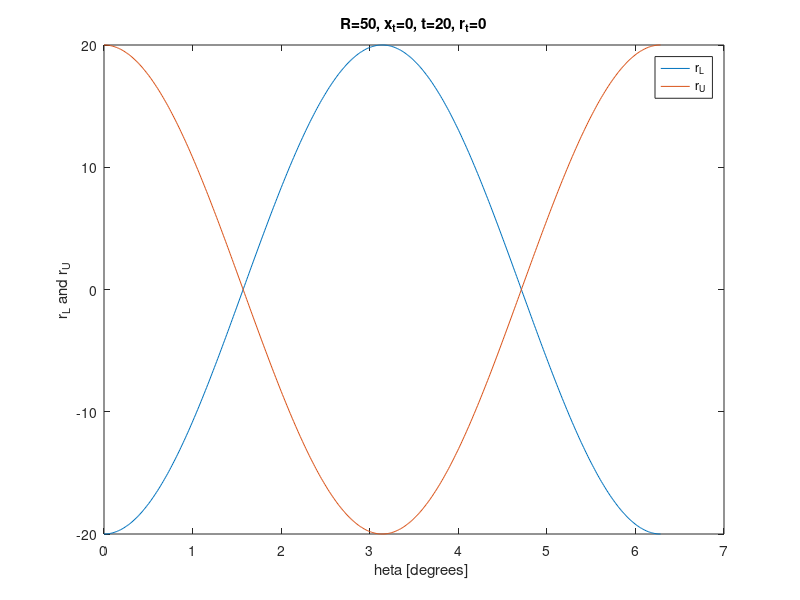

Reproduce this figure in MATLAB.
clc; clear all;
%% Initilization
R = 50; % Radius of circle where lines are generated
nB = 10;    % Number of Lines

xt = 0; yt = 0;   % Coordinates of test point
t = 20;    %distance to nearest intersection

theta = linspace(eps,2*pi,500);

ff1 = @(xt,t,yt,theta) sqrt(yt^2 + (xt-t)^2)*cos(atan(yt/(xt-t)) + theta);
ff2 = @(xt,t,yt,theta) sqrt(yt^2 + (xt+t)^2)*cos(atan(yt/(xt+t)) + theta);

xx1 = ff1(xt,t,yt,theta);
xx2 = ff2(xt,t,yt,theta);

xx1(xx1>R)=R;
xx2(xx2>R)=R;
xx1(xx1<-R)=-R;
xx2(xx2<-R)=-R;   

if xt-t<=0
    xx1=-xx1;
end
if xt+t<=0
    xx2=-xx2;
end

figure;
plot(theta,xx1)
hold on
plot(theta,xx2)
hold off 
str = sprintf('R=%d, x_t=%d, t=%d, r_t=%d', R, xt, t, yt);
title(str)
xlabel("\theta [degrees]")
ylabel("r_L and r_U")
legend("r_L","r_U")
